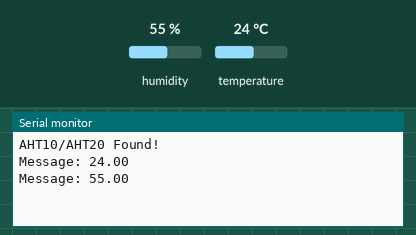
The sketch below on a simulated ESP8266 (NodeMCU). Shown: the last lines printed to the serial monitor. The test bench sets the inputs (shaded band); at power-on: humidity 55 %, temperature 24 °C.

Above: at 18.0 s.
18.1 s: humidity set to 22 %
At 20.8 s:
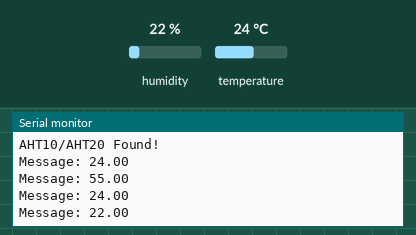
33.1 s: temperature set to 12 °C
At 40.8 s:
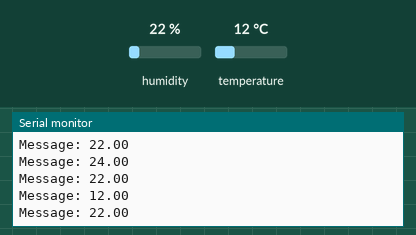
48.1 s: humidity set to 40 %
At 50.8 s:
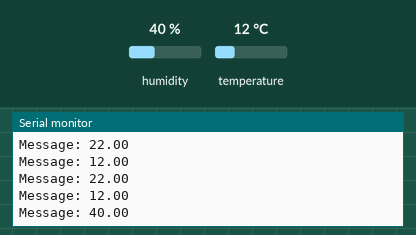
Timing chart, 0 to 52.3 s (numbered marks = the images above; inputs shaded):
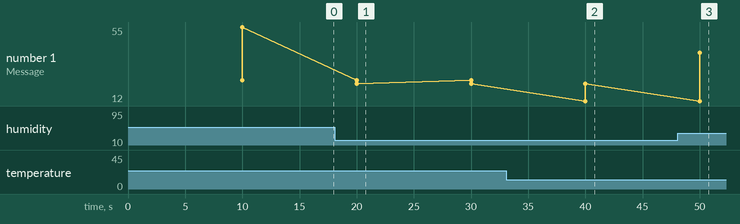

Measured:
- after the input at 18.1 s, the serial monitor: prints a new line after 1.9 s (image 1)
- after the input at 33.1 s, the serial monitor: prints a new line after 6.9 s (image 2)
- after the input at 48.1 s, the serial monitor: prints a new line after 1.9 s (image 3)
- plotted number 1: 55 → 22 after the input at 18.1 s, 22 → 40 after the input at 48.1 s

The sketch:

Display.ino
```cpp
#include <ESP8266WiFi.h>
#include <Adafruit_AHTX0.h>
#define FORCE_DEEPSLEEP

Adafruit_AHTX0 aht;
Adafruit_Sensor *aht_humidity, *aht_temp;

unsigned long previousMillis = 0;   // Stores last time temperature was published
const long interval = 10000;        // Interval at which to publish sensor readings


void setup() {
  Serial.begin(115200);
  while (!Serial)
    delay(10); // will pause Zero, Leonardo, etc until serial console opens
  Serial.println();

  if (!aht.begin()) {
    Serial.println("Failed to find AHT10/AHT20 chip");
    while (1) {
      delay(10);
    }
  }
  Serial.println("AHT10/AHT20 Found!");
  aht_temp = aht.getTemperatureSensor();
  aht_temp->printSensorDetails();

  aht_humidity = aht.getHumiditySensor();
  aht_humidity->printSensorDetails();

}

void loop() {
  unsigned long currentMillis = millis();
  // Every X number of seconds (interval = 10 seconds)
  // it publishes a new MQTT message
  if (currentMillis - previousMillis >= interval) {
    // Save the last time a new reading was published
    previousMillis = currentMillis;

    sensors_event_t humidity;
    sensors_event_t temp;
    aht_humidity->getEvent(&humidity);
    aht_temp->getEvent(&temp);

    Serial.printf("Message: %.2f \n", temp.temperature);
    Serial.printf("Message: %.2f \n", humidity.relative_humidity);
    delay(2000);
  }
}
```
